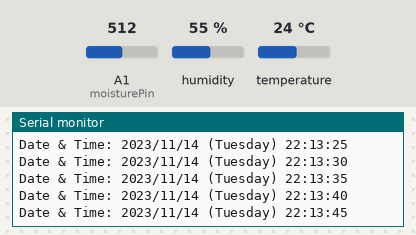
This sketch was run on a simulated Arduino Uno, built with avr-gcc and run on an emulated ATmega328P. Parts: the last lines printed to the serial monitor. The inputs (shaded band) are chosen by the test bench; at power-on: A1 (moisturePin) = 512, humidity 55 %, temperature 24 °C. The local clock reads 2024-03-15 10:24:30 at power-on unless the sketch sets it.

Above: at 31.0 s.
31.1 s: A1 (moisturePin) set to 990
At 33.0 s:
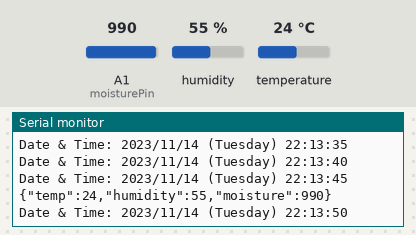
41.9 s: A1 (moisturePin) set to 1007
At 41.9 s:
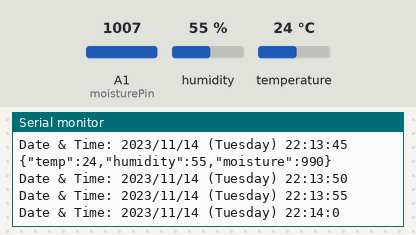
Timing chart, 0 to 44.9 s (numbered marks = the images above; inputs shaded):
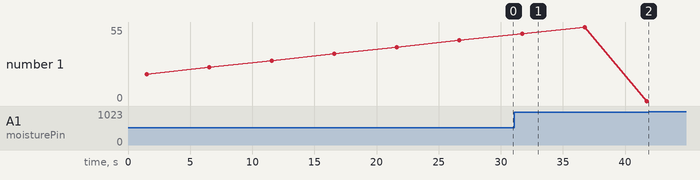

The sketch:

CombinedJSON_RTCTest.ino.ino
```cpp
//libraries that make this code work
#include <dht.h>
#include "dht.h"
#include <ArduinoJson.h>
#include <RTClib.h>
#define dht_apin A0

//object declarations
dht DHT;
RTC_DS1307 rtc;
StaticJsonDocument<200> doc;

//global variables used throughout the program
int moisturePin = 1;
float temperatureVal, humidityVal, currentTemp, currentHumidity;
int moistureLevel, currentVal;
bool runOnce = false;
char daysOfTheWeek[7][12] = {
  "Sunday",
  "Monday",
  "Tuesday",
  "Wednesday",
  "Thursday",
  "Friday",
  "Saturday"
};

//initial setup declarations
void setup() {
  Serial.begin(9600);
  while (!Serial) continue;
  delay(1500);
  pinMode(moisturePin, INPUT);
  //initialize real time clock to PC's date and time
  rtc.adjust(DateTime(F(__DATE__), F(__TIME__)));
}

void loop() {
  DHT.read11(dht_apin);
  temperatureVal = DHT.temperature;
  humidityVal = DHT.humidity;
  moistureLevel = analogRead(moisturePin);

  while (!runOnce) {
    currentTemp = temperatureVal;
    currentHumidity = humidityVal;
    currentVal = moistureLevel;
    runOnce = true;
  }

  if (humidityVal >= currentHumidity + 5 || humidityVal <= currentHumidity - 5) {
    //All printing needs to be output as JSON or BSON format
    temperatureVal = DHT.temperature;
    doc["temp"] = temperatureVal;
    humidityVal = DHT.humidity;
    doc["humidity"] = humidityVal;
    currentVal = moistureLevel;
    doc["moisture"] = moistureLevel;
    serializeJson(doc, Serial);
    Serial.println();
  }

  else if (temperatureVal >= currentTemp + 2 || temperatureVal <= currentTemp - 2) {
    //All printing needs to be output as JSON or BSON format
    temperatureVal = DHT.temperature;
    doc["temp"] = temperatureVal;
    humidityVal = DHT.humidity;
    doc["humidity"] = humidityVal;
    currentVal = moistureLevel;
    doc["moisture"] = moistureLevel;
    serializeJson(doc, Serial);
    Serial.println();
  }
  else if (moistureLevel >= currentVal + 20 || moistureLevel <= currentVal - 20) {
    //All printing needs to be output as JSON or BSON format
    temperatureVal = DHT.temperature;
    doc["temp"] = temperatureVal;
    humidityVal = DHT.humidity;
    doc["humidity"] = humidityVal;
    currentVal = moistureLevel;
    doc["moisture"] = moistureLevel;
    serializeJson(doc, Serial);
    Serial.println();
  }
  //ensuring the data comes through correctly

  DateTime now = rtc.now();
  Serial.print("Date & Time: ");
  Serial.print(now.year(), DEC);
  Serial.print('/');
  Serial.print(now.month(), DEC);
  Serial.print('/');
  Serial.print(now.day(), DEC);
  Serial.print(" (");
  Serial.print(daysOfTheWeek[now.dayOfTheWeek()]);
  Serial.print(") ");
  Serial.print(now.hour(), DEC);
  Serial.print(':');
  Serial.print(now.minute(), DEC);
  Serial.print(':');
  Serial.println(now.second(), DEC);
  delay(5000);
}
```

Measured:
- after the input at 31.1 s, the serial monitor: prints a new line after 0.59 s (image 1)
